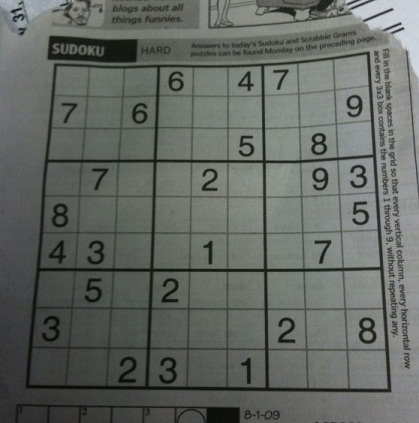
#> input picture sudoku.jpg, 419 x 423 px, found by its file name
$ python GThresholding.py
#> lines starting #> are read from the running program, lines starting #| are printed output that depends on the picture; after the words box and inside, x2 and y2 are one past the last pixel; in counts of white or black regions, pixels touching at a corner belong together; long printed decimals are rounded

import cv2
import numpy as np

imageName = 'sudoku'
extension = '.jpg'

image = cv2.imread(imageName+extension,0)
#> image: shape (423, 419); min 5, max 218, mean 101.9

mean = np.mean(image)
#> mean = 101.9

threshold = mean
#> threshold = 101.9
meanG1 = 0
meanG2 = 0

i = 0
previousThreshold = 0

while previousThreshold!=threshold :

    print('Threshold is ',threshold)
    bool_idx = (image >= threshold)
    meanG1 = np.mean(image[bool_idx])
    bool_idx = (image < threshold)
    meanG2 = np.mean(image[bool_idx])
    previousThreshold = threshold
    threshold = (meanG1+meanG2)/2

    i=i+1
#> this loop made 5 passes
#> (meanG1, meanG2, previousThreshold, threshold) on passes 1 to 5: (127.7, 71.95, 101.9, 99.85), (126.5, 70.32, 99.85, 98.43), (126, 69.55, 98.43, 97.77), (125.4, 68.79, 97.77, 97.12), (125.4, 68.79, 97.12, 97.12)
#| Threshold is  101.850
#| Threshold is  99.848
#| Threshold is  98.426
#| Threshold is  97.768
#| Threshold is  97.120
#> pass 1, `bool_idx = (image >= threshold)`:
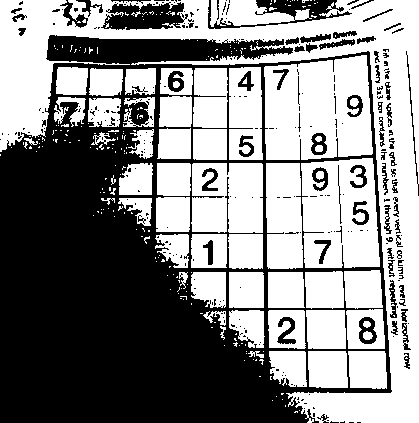
#> bool_idx: shape (423, 419) bool; 53.6% white; 286 black regions (210 under 20 px), largest, box (x1, y1, x2, y2) and area: (0, 35, 392, 423) 72446, (101, 2, 188, 30) 1630, (208, 0, 352, 29) 1355
#> pass 2, `bool_idx = (image >= threshold)`:
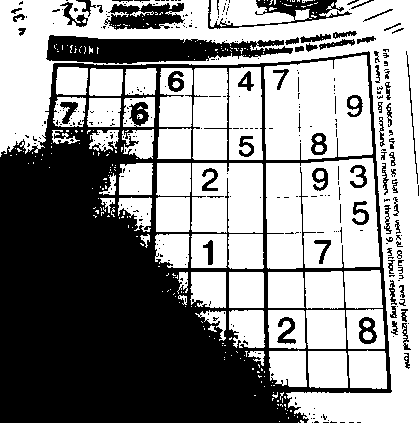
#> bool_idx: shape (423, 419) bool; 56.1% white; 329 black regions (257 under 20 px), largest, box (x1, y1, x2, y2) and area: (0, 51, 392, 423) 63885, (46, 35, 293, 64) 4639, (104, 3, 185, 30) 1387
#> after the loop, i = 5


bool_idx = (image < threshold)
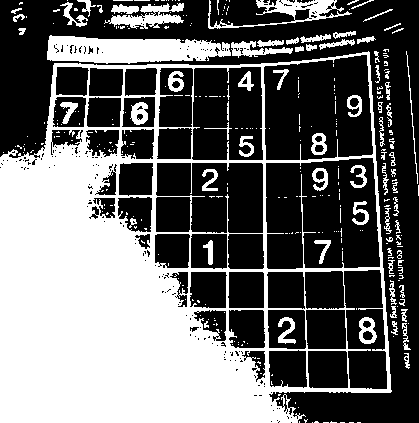
#> bool_idx: shape (423, 419) bool; 41.6% white; 318 white regions (241 under 20 px), largest, box (x1, y1, x2, y2) and area: (0, 51, 392, 423) 60354, (47, 35, 231, 64) 3847, (208, 0, 352, 29) 1187
image[bool_idx] = 0
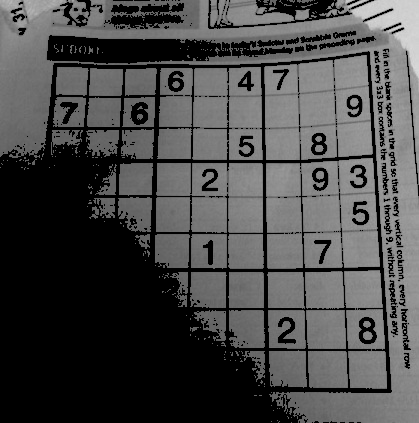
#> image: shape (423, 419); min 0, max 218, mean 73.2
bool_idx = (image >= threshold)
image[bool_idx] = 255

cv2.imwrite(imageName+'GT'+extension,image)

$ run again, with blue.jpg copied over sudoku.jpg
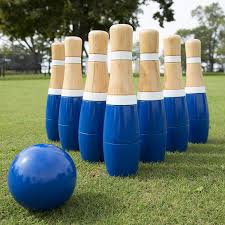
#> input picture blue.jpg, 225 x 225 px, found by its file name
#> mean = 116.7
#> the loop `while previousThreshold!=threshold : ` made 4 passes
#> (meanG1, meanG2, previousThreshold, threshold) on passes 1 to 4: (174.6, 62.16, 116.7, 118.4), (175.6, 63.07, 118.4, 119.3), (176.1, 63.51, 119.3, 119.8), (176.1, 63.51, 119.8, 119.8)
#> (printed output is left out)
#> pass 1, `bool_idx = (image >= threshold)`:
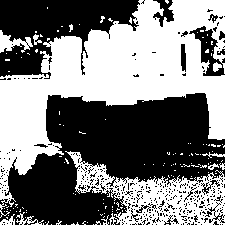
#> bool_idx: shape (225, 225) bool; 48.6% white; 147 white regions (135 under 20 px), largest, box (x1, y1, x2, y2) and area: (0, 0, 225, 218) 18597, (65, 151, 225, 225) 4744, (0, 30, 33, 53) 344
#> after the loop `while previousThreshold!=threshold :`: i = 4
#> `image[bool_idx] = 0`:
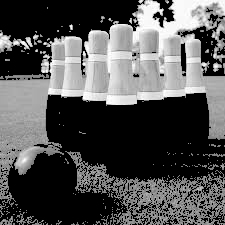
#> image: shape (225, 225); min 0, max 255, mean 83.2

$ run again, with blueinvert.jpg copied over sudoku.jpg
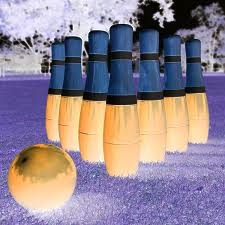
#> input picture blueinvert.jpg, 225 x 225 px, found by its file name
#> mean = 138.2
#> the loop `while previousThreshold!=threshold : ` made 4 passes
#> (meanG1, meanG2, previousThreshold, threshold) on passes 1 to 4: (192.8, 80.46, 138.2, 136.6), (191.9, 79.44, 136.6, 135.7), (191.4, 78.9, 135.7, 135.1), (191.4, 78.9, 135.1, 135.1)
#> (printed output is left out)
#> pass 1, `bool_idx = (image >= threshold)`:
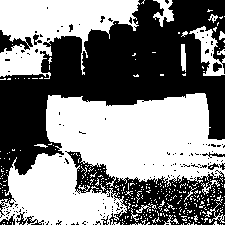
#> bool_idx: shape (225, 225) bool; 51.4% white; 149 black regions (137 under 20 px), largest, box (x1, y1, x2, y2) and area: (0, 0, 225, 218) 18588, (65, 151, 225, 225) 4745, (0, 30, 33, 53) 336
#> after the loop `while previousThreshold!=threshold :`: i = 4
#> `image[bool_idx] = 0`:
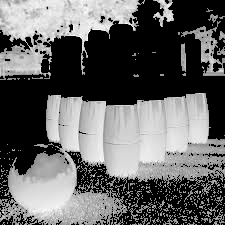
#> image: shape (225, 225); min 0, max 255, mean 100.9
